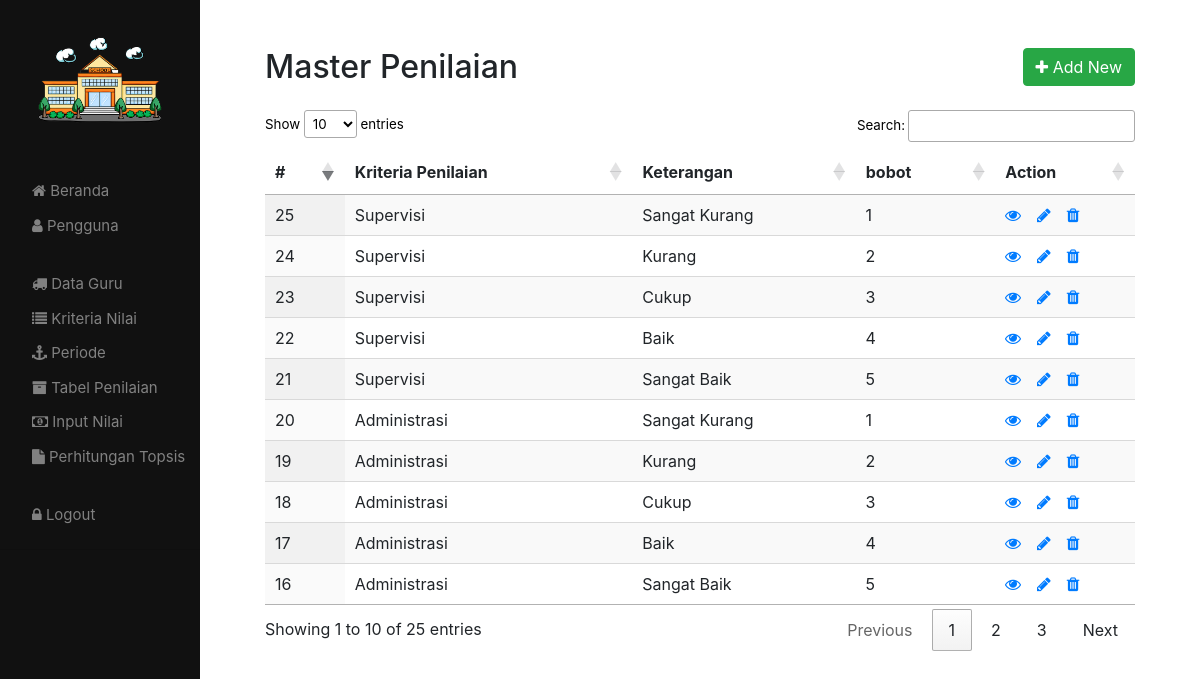
/penilaian.php (signed in), run on the app's committed database.
### tables this page shows
CREATE TABLE IF NOT EXISTS `penilaian` (
  `id` int(11) NOT NULL AUTO_INCREMENT,
  `kriteria` varchar(255) NOT NULL,
  `keterangan` varchar(20) NOT NULL,
  `bobot` int(11) NOT NULL,
  PRIMARY KEY (`id`)
);

### penilaian.php (the view, shortened to what this page needs)
<!DOCTYPE html>
<html lang="en">
<head>
    <link rel="stylesheet" type="text/css" href="style.css">
    <link rel="stylesheet" href="https://stackpath.bootstrapcdn.com/bootstrap/4.5.2/css/bootstrap.min.css">
    <link rel="stylesheet" href="https://maxcdn.bootstrapcdn.com/font-awesome/4.7.0/css/font-awesome.min.css">
    <link rel="stylesheet" type="text/css" href="https://cdn.datatables.net/1.11.3/css/jquery.dataTables.css">
</head>
<body>
<div class="main">
<div class="wrapper">
        <div class="container-fluid">
            <div class="row">
                <div class="col-md-12">
                    <div class="mt-5 mb-3 clearfix">
                        <h2 class="pull-left">Master Penilaian</h2>
                        <a href="createpenilaian.php" class="btn btn-success pull-right"><i class="fa fa-plus"></i> Add New </a>
                    </div>
                    <?php
                    require_once "config.php";
                    $sql = "SELECT * FROM penilaian order by id asc";
                    if($result = mysqli_query($koneksi, $sql)){
                        if(mysqli_num_rows($result) > 0){
                            echo '<table class="display" width="100%" id="MyTable">';
                                echo "<thead>";
                                    echo "<tr>";
                                        echo "<th>#</th>";
                                        echo "<th>Kriteria Penilaian</th>";
                                        echo "<th>Keterangan</th>";
                                        echo "<th>bobot</th>";
                                        echo "<th>Action</th>";
                                    echo "</tr>";
                                echo "</thead>";
                                echo "<tbody>";
                                while($row = mysqli_fetch_array($result)){
                                    echo "<tr>";
                                        echo "<td>" . $row['id'] . "</td>";
                                        echo "<td>" . $row['kriteria'] . "</td>";
                                        echo "<td>" . $row['keterangan'] . "</td>";
                                        echo "<td>" . $row['bobot'] . "</td>";
                                        echo "<td>";
                                            echo '<a href="readpenilaian.php?id='. $row['id'] .'" class="mr-3" title="View Record" data-toggle="tooltip"><span class="fa fa-eye"></span></a>';
                                            echo '<a href="updatepenilaian.php?id='. $row['id'] .'" class="mr-3" title="Update Record" data-toggle="tooltip"><span class="fa fa-pencil"></span></a>';
                                            echo '<a href="deletepenilaian.php?id='. $row['id'] .'" title="Delete Record" data-toggle="tooltip"><span class="fa fa-trash"></span></a>';
                                        echo "</td>";
                                    echo "</tr>";
                                }
                                echo "</tbody>";
                            echo "</table>";
                        } else{
                            echo '<div class="alert alert-danger"><em>No records were found.</em></div>';
                        }
                    } else{
                        echo "Oops! Something went wrong. Please try again later.";
                    }
                    ?>
                </div>
            </div>
        </div>
    </div>
                </div>
</body>
</html>

### style.css (style rules this page uses)
body { background: #ffffff; font-family: "Lato", sans-serif; }
.main { margin-left: 200px; }
.wrapper { width: 90%; margin: 0 auto; }
table tr td:last-child { width: 120px; }

### data on the page
penilaian: id "16", kriteria "Administrasi", keterangan "Sangat Baik", bobot "5"
penilaian: id "17", kriteria "Administrasi", keterangan "Baik", bobot "4"
penilaian: id "18", kriteria "Administrasi", keterangan "Cukup", bobot "3"
penilaian: id "19", kriteria "Administrasi", keterangan "Kurang", bobot "2"
penilaian: id "20", kriteria "Administrasi", keterangan "Sangat Kurang", bobot "1"
penilaian: id "21", kriteria "Supervisi", keterangan "Sangat Baik", bobot "5"
penilaian: id "22", kriteria "Supervisi", keterangan "Baik", bobot "4"
penilaian: id "23", kriteria "Supervisi", keterangan "Cukup", bobot "3"
penilaian: id "24", kriteria "Supervisi", keterangan "Kurang", bobot "2"
penilaian: id "25", kriteria "Supervisi", keterangan "Sangat Kurang", bobot "1"
